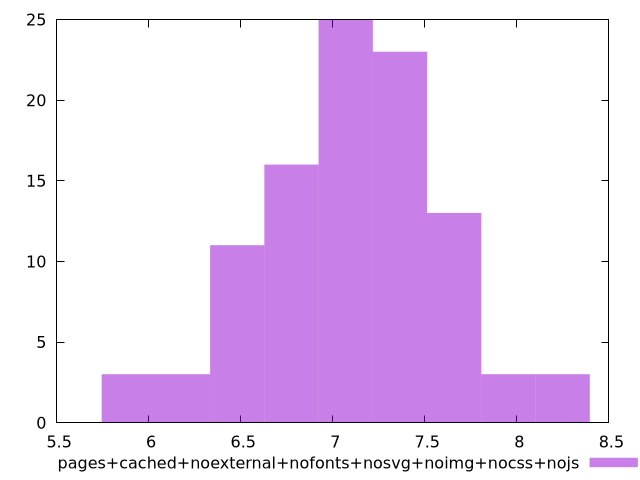

Source code (gnuplot):
$_pagesCachedNoexternalNofontsNosvgNoimgNocssNojs <<EOF
6.775825690941289 16
7.365027924936183 23
6.1866234569463945 3
7.659629041933631 13
7.954230158931078 3
7.070426807938736 25
6.481224573943842 11
8.248831275928525 3
5.892022339948947 3
EOF
set key outside below
set terminal pngcairo
set output "report_00005_2020-11-02T22-26-11.212Z/bootup-time/pages+cached+noexternal+nofonts+nosvg+noimg+nocss+nojs//raw_hist.png"
set yrange [0:25]
set boxwidth 0.29460111699744734
set style fill transparent solid 0.5 noborder
plot $_pagesCachedNoexternalNofontsNosvgNoimgNocssNojs title "pages+cached+noexternal+nofonts+nosvg+noimg+nocss+nojs" with boxes ,
